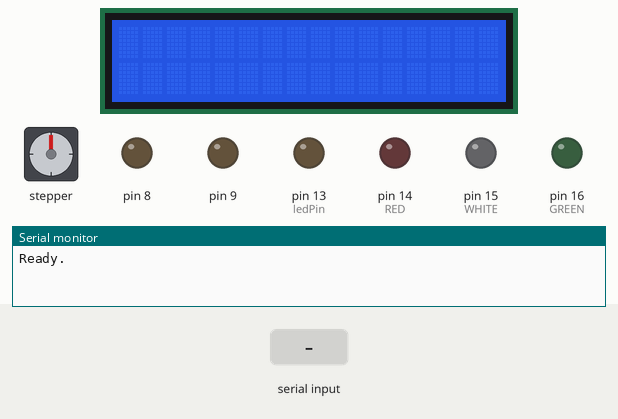
The sketch below on a simulated Arduino Uno, built with avr-gcc and run on an emulated ATmega328P. Shown: 16×2 character LCD, stepper motor, output pins drawn as LEDs (lit = HIGH), the last lines printed to the serial monitor. Inputs (shaded band) come from the test bench. Stepper angles assume 200 steps per turn.

Above: at 1.2 s.
1.3 s: "vend" received over Serial
At 1.5 s:
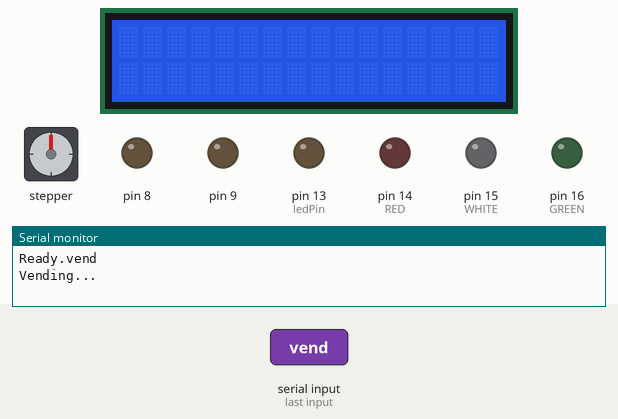
3.7 s: "1" received over Serial
At 5.1 s:
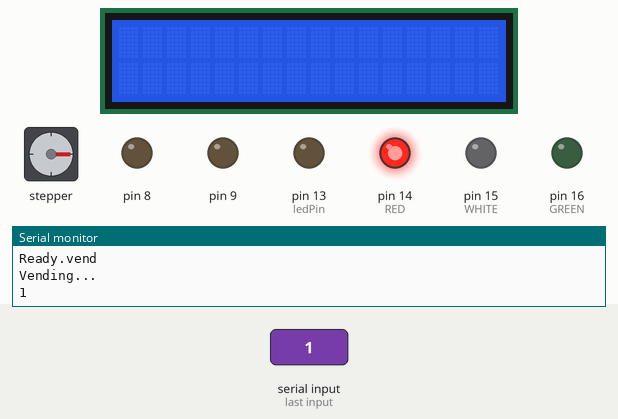
5.4 s: "2" received over Serial
At 6.6 s:
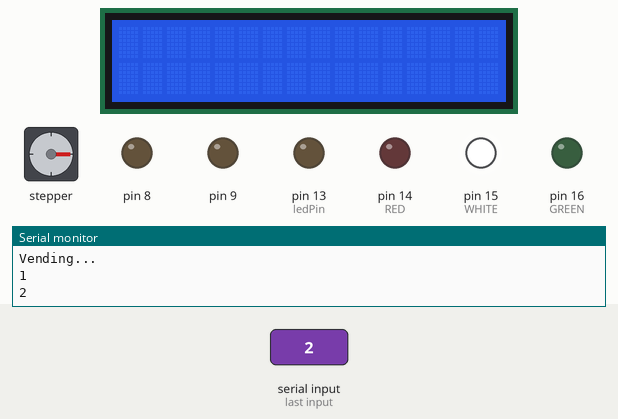
6.9 s: "3" received over Serial
At 8.0 s:
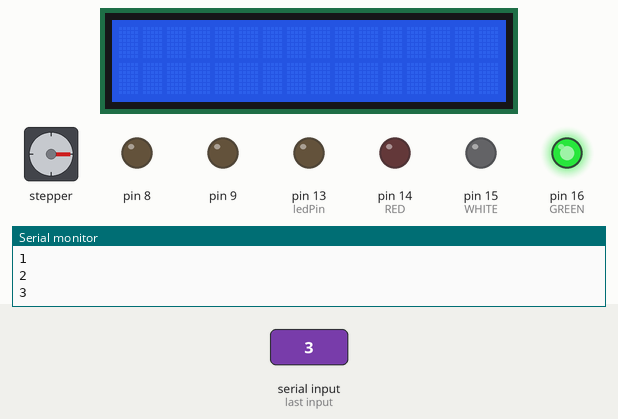
8.4 s: "vend" received over Serial
At 8.9 s:
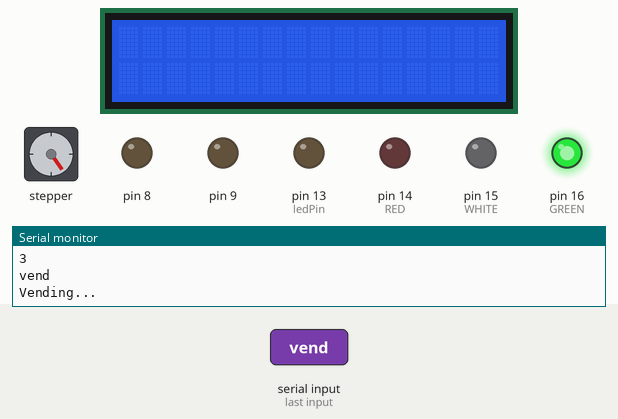
11.1 s: "clear" received over Serial
At 11.4 s:
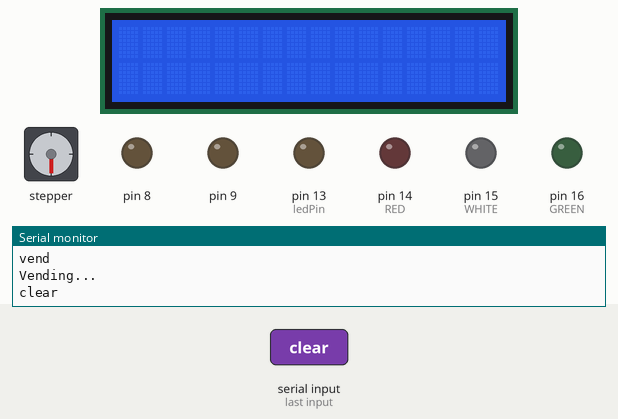
Timing chart, 0 to 13.6 s (numbered marks = the images above; inputs shaded):
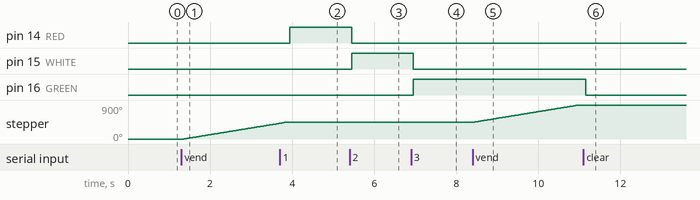

Measured:
- after the input at 1.3 s, stepper: keeps turning clockwise at about 178°/s, starting after 0.05 s
- after the input at 3.7 s, pin 14 (RED): LOW → HIGH after 0.24 s
- after the input at 5.4 s, pin 14 (RED): HIGH → LOW after 0.05 s; pin 15 (WHITE): LOW → HIGH after 0.05 s
- after the input at 6.9 s, pin 15 (WHITE): HIGH → LOW after 0.05 s; pin 16 (GREEN): LOW → HIGH after 0.05 s
- after the input at 8.4 s, stepper: keeps turning clockwise at about 178°/s, starting after 0.05 s
- after the input at 11.1 s, pin 16 (GREEN): HIGH → LOW after 0.06 s

The sketch:

vending.ino
```cpp
#include <Wire.h>
#include <hd44780.h>
#include <hd44780ioClass/hd44780_I2Cexp.h>
#include <AFMotor.h>
hd44780_I2Cexp lcd;

const int LCD_COLS = 16;
const int LCD_ROWS = 2;
const int AOUTpin=4;
const int DOUTpin=5;
const int ledPin=13;
const int RED = 14;
const int WHITE = 15;
const int GREEN = 16;
int statusLedPin;

byte smiley[8] = {
  0b00000,
  0b00000,
  0b01010,
  0b00000,
  0b10001,
  0b01110,
  0b00000,
  0b00000
};

String incomingCommand = "";

AF_Stepper motor(200, 2);

void setup() {
  Serial.setTimeout(50);
  Serial.begin(9600);
  Serial.print("Ready.");

  pinMode(DOUTpin, INPUT);
  pinMode(ledPin, OUTPUT);
  pinMode(8, OUTPUT);
  pinMode(9, OUTPUT);
  pinMode(RED, OUTPUT);
  pinMode(GREEN, OUTPUT);
  pinMode(WHITE, OUTPUT);

  digitalWrite(8, LOW);
  digitalWrite(9, LOW);
  digitalWrite(RED, LOW);
  digitalWrite(GREEN, LOW);
  digitalWrite(WHITE, LOW);

  motor.setSpeed(30);

  int status;
  status = lcd.begin(LCD_COLS, LCD_ROWS);
  lcd.createChar(0, smiley);
  lcd.lineWrap();

  if(status)
  {
    status = -status;
    hd44780::fatalError(status);
  }
}

void printStatus(String line1, String text) {
    lcd.clear();
    lcd.print(line1);
    lcd.setCursor(0, 1);
    lcd.print(text);
}

void printString(String text) {
    lcd.clear();
    lcd.print(text.substring(0, 31));
}

// 1 - red
// 2 - green
// 3 - white
void lightLed(char type) {
  digitalWrite(RED, LOW);
  digitalWrite(GREEN, LOW);
  digitalWrite(WHITE, LOW);
  statusLedPin = (int) type + 13;
  digitalWrite(statusLedPin, HIGH);
}

void loop() {

  if (Serial.available() > 0) {
    incomingCommand = Serial.readString();
    Serial.println(incomingCommand);

    if (incomingCommand == "vend") {
      vend();
    } else if (incomingCommand == "clear") {
      lcd.clear();
      digitalWrite(RED, LOW);
      digitalWrite(GREEN, LOW);
      digitalWrite(WHITE, LOW);
    } else if (incomingCommand[0] == '1') {
      if (incomingCommand.substring(1).length() > 0) {
        printString(incomingCommand.substring(1));
      }
      lightLed(1);
    } else if (incomingCommand[0] == '2') {
      if (incomingCommand.substring(1).length() > 0) {
        printString(incomingCommand.substring(1));
      }
      lightLed(2);
    } else if (incomingCommand[0] == '3') {
      if (incomingCommand.substring(1).length() > 0) {
        printString(incomingCommand.substring(1));
      }
      lightLed(3);
    } else {
      printString(incomingCommand);
    }
  }
}

void vend() {
  Serial.println("Vending...");
   motor.step(250, FORWARD, DOUBLE);
}
```
